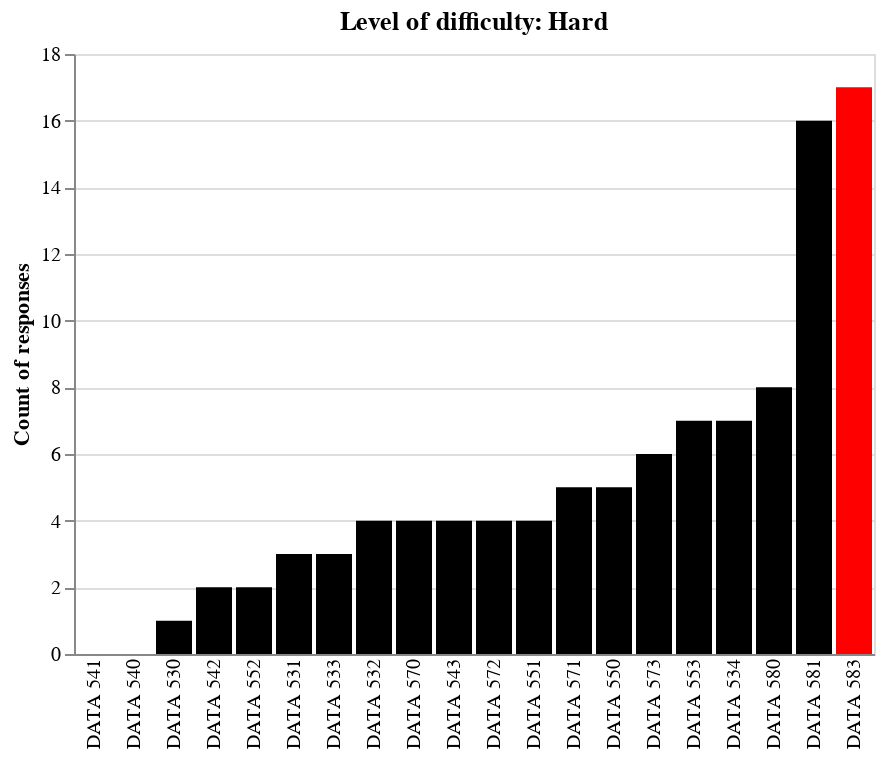

This figure's notebook cell:
### Code cell
threechart = alt.Chart(mydata, title=alt.TitleParams(text = ["Level of difficulty: Hard"])).mark_bar().encode(
                       x=alt.X('courses', sort ='y', title = None, axis = alt.Axis(ticks=False)),
                       y=alt.Y('threes', title = "Count of responses"),
                       color=alt.condition(alt.datum.threes==mydata['threes'].max(),alt.value('red'),alt.value('black')))
threechart

### Figure 1 — Vega-Lite specification as saved in the notebook (floating-point values rounded to 4 significant figures)
{"config": {"view": {"continuousWidth": 400, "continuousHeight": 300}}, "data": {"name": "data-00c69e6bf693f9adb8c980451dc81717"}, "mark": "bar", "encoding": {"color": {"condition": {"value": "red", "test": "(datum.threes === 17)"}, "value": "black"}, "x": {"axis": {"ticks": false}, "field": "courses", "sort": "y", "title": null, "type": "nominal"}, "y": {"field": "threes", "title": "Count of responses", "type": "quantitative"}}, "title": {"text": ["Level of difficulty: Hard"]}, "$schema": "https://vega.github.io/schema/vega-lite/v4.17.0.json", "datasets": {"data-00c69e6bf693f9adb8c980451dc81717": [{"courses": "DATA 530", "ones": 17, "twos": 3, "threes": 1}, {"courses": "DATA 580", "ones": 3, "twos": 10, "threes": 8}, {"courses": "DATA 541", "ones": 10, "twos": 11, "threes": 0}, {"courses": "DATA 531", "ones": 11, "twos": 7, "threes": 3}, {"courses": "DATA 532", "ones": 6, "twos": 11, "threes": 4}, {"courses": "DATA 540", "ones": 15, "twos": 6, "threes": 0}, {"courses": "DATA 553", "ones": 9, "twos": 5, "threes": 7}, {"courses": "DATA 570", "ones": 5, "twos": 12, "threes": 4}, {"courses": "DATA 533", "ones": 7, "twos": 11, "threes": 3}, {"courses": "DATA 542", "ones": 9, "twos": 10, "threes": 2}, {"courses": "DATA 543", "ones": 8, "twos": 9, "threes": 4}, {"courses": "DATA 571", "ones": 5, "twos": 11, "threes": 5}, {"courses": "DATA 534", "ones": 3, "twos": 11, "threes": 7}, {"courses": "DATA 550", "ones": 5, "twos": 11, "threes": 5}, {"courses": "DATA 572", "ones": 5, "twos": 12, "threes": 4}, {"courses": "DATA 581", "ones": 2, "twos": 3, "threes": 16}, {"courses": "DATA 551", "ones": 2, "twos": 15, "threes": 4}, {"courses": "DATA 552", "ones": 10, "twos": 9, "threes": 2}, {"courses": "DATA 573", "ones": 2, "twos": 13, "threes": 6}, {"courses": "DATA 583", "ones": 1, "twos": 3, "threes": 17}]}}
